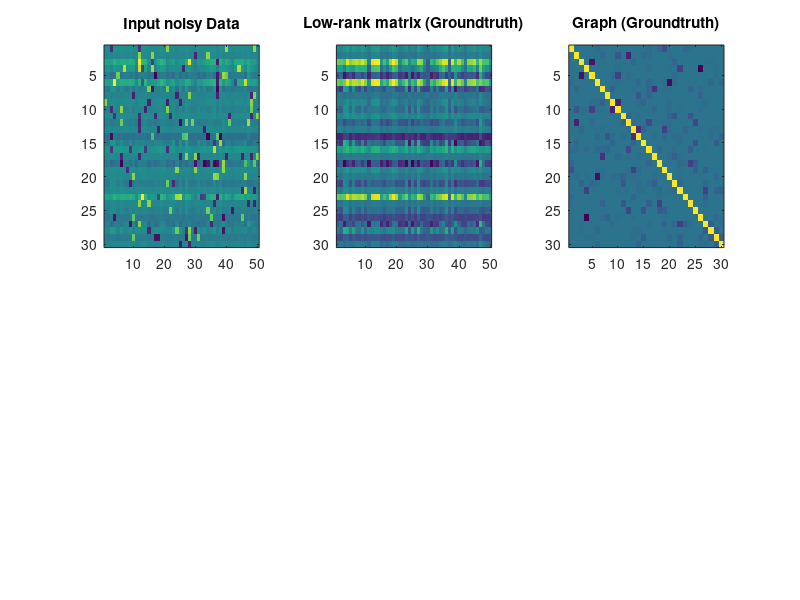

Recreate this plot in MATLAB. (Note: this script raises an error after producing the figure.)
% Small DEMO: test the LGE with some synthetic data
%==========================================================================
%
% Author: Liu Rui, SUTD, 27 Feb 2018
% 
% For more details, please refer to the paper: Joint Estimation of Low-Rank 
% Components and Connectivity Graph in High-Dimensional Graph Signals: 
% Application to Brain Imaging: https://arxiv.org/abs/1801.02303
%
%==========================================================================
clear; close all;
dbstop if error;
addpath('./generate_synthetic_data/');
addpath('./HalfVectorization/');
addpath('./related_function/');

%% initialization

% Initail the parameter for generating graph signal
Num_samples = 50; % number of samples
Num_nodes = 30; % number of features
prob = 0.3; % probability of a node connecting to others
ampliphy = 5; % amplitude of the edge weight
strange = 1; % if strange = 1, then there will be 20% disturbance in the graph, otherwise no disturbance.
Num_PC = 3; % number of components selected as the basic components
Para.mu = 0; % mean value of normal distribution for Y
Para.k = 0.1; % ratio of disturbed entries over whole dataset

% Choose the way to generate input data
% if New_data =1, then use the function to generate new data. 
% if New_data =2, then load the present data directly.
New_data = 2;

% Initial the parameter of LGE algorithm
para.sigma = 0.4; % control the noise sparsity
para.gamma = 1; % control the smoothness of the signal on the graph.
para.beta = 0.5; % control the off-diagonal elements distribution in the graph matrix.
para.max_Iter = 50; % maximum iteration number of the GLE
para.r1 = 0.1; % the parameter for the ADMM in step 1.
para.r2 = 0.1; % the parameter for the ADMM in step 1.

% Choose the way to generate initial graph
% if Initial_graph =1, then initial the graph from the data with gspbox
% function. Then we use k nearest neigberhood to build the graph: ParaG.k
% if Initial_graph =2, then initial the graph with random graph.
% if Initial_graph =3, then initial the graph with the groundtruth laplacian matrix.
Initial_graph = 1; 
ParaG.k =5; 

% Fix the randomness
rng(3);

%% generate graph and graph signal as groundtruth
if New_data == 1 
    [Data,Lap,Adj,Lr_0] = Generate_synthetic_data (Num_samples,Num_nodes,...
    prob,ampliphy,strange,Num_PC,Para);
    % plot the grounthruth low rank matrix, input data and groundtruth
    % graph.
    figure(1);
    subplot(2,3,1);imagesc(Data);title('Input noisy Data');
    subplot(2,3,2);imagesc(Lr_0);title('Low-rank matrix (Groundtruth)');
    subplot(2,3,3);imagesc(Lap);title('Graph (Groundtruth)');

elseif New_data == 2
    load Experiment2_Data_3Eigenvectors_NumNodes=30_NumSamples=50_k=0.1-1_Mode1.mat;
    Data = Data_all{1};
    load Graph_3Eigenvectors_NumNodes=30.mat;
    Adj = W;
    % plot the grounthruth low rank matrix, input data and groundtruth
    % graph.
    figure(1);
    subplot(2,3,1);imagesc(Data);title('Input noisy Data');
    subplot(2,3,2);imagesc(Lr_0);title('Low-rank matrix (Groundtruth)');
    subplot(2,3,3);imagesc(Lap);title('Graph (Groundtruth)');
end
%% calculate the initial graph for GLE
if Initial_graph ==1
    tempG = gsp_nn_graph(Data,ParaG); % graph generation function in gsp toolbox.
    initG = tempG.L;
    
elseif Initial_graph ==2
    tempG = rand (Num_nodes);
    mask = tempG>1-prob;
    initG = sparse(mask.*tempG);
    
elseif Initial_graph ==3
    initG = sparse (Lap);
    
end


%% estimate the low rank components and graph with proposed method LGE
[Lr,rank_Lr,OptG,Vn] = LGE(initG, Data, Lr_0, Lap, para);

%% Show the estimation results
% plot the estimation matrix
figure(1);
subplot(2,3,5);imagesc(Lr);title('Estimated low-rank matrix(Lr)');
subplot(2,3,6);imagesc(OptG);title('Estimated Graph');

% calculate estimation error
Lr_error = norm(Lr-Lr_0,'fro')/norm(Lr_0,'fro')
Graph_error = norm (OptG - Lap,'fro')/norm(Lap,'fro')
